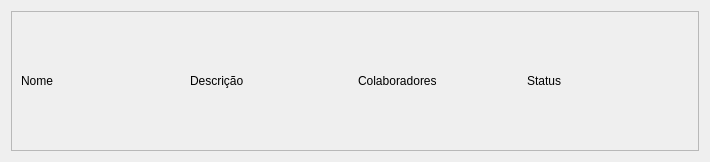
<?xml version="1.0" encoding="UTF-8"?>
<ui version="4.0">
 <class>Form</class>
 <widget class="QWidget" name="Form">
  <property name="geometry">
   <rect>
    <x>0</x>
    <y>0</y>
    <width>710</width>
    <height>162</height>
   </rect>
  </property>
  <property name="windowTitle">
   <string>Form</string>
  </property>
  <layout class="QVBoxLayout" name="verticalLayout">
   <item>
    <widget class="QFrame" name="frame">
     <property name="frameShape">
      <enum>QFrame::StyledPanel</enum>
     </property>
     <property name="frameShadow">
      <enum>QFrame::Raised</enum>
     </property>
     <layout class="QHBoxLayout" name="horizontalLayout_2">
      <item>
       <layout class="QHBoxLayout" name="horizontalLayout">
        <item>
         <widget class="QLabel" name="nome_t">
          <property name="text">
           <string>Nome</string>
          </property>
         </widget>
        </item>
        <item>
         <widget class="QLabel" name="desc_t">
          <property name="text">
           <string>Descrição</string>
          </property>
         </widget>
        </item>
        <item>
         <widget class="QLabel" name="colab_t">
          <property name="text">
           <string>Colaboradores</string>
          </property>
         </widget>
        </item>
        <item>
         <widget class="QLabel" name="status">
          <property name="text">
           <string>Status</string>
          </property>
         </widget>
        </item>
       </layout>
      </item>
     </layout>
    </widget>
   </item>
  </layout>
 </widget>
 <resources/>
 <connections/>
</ui>
